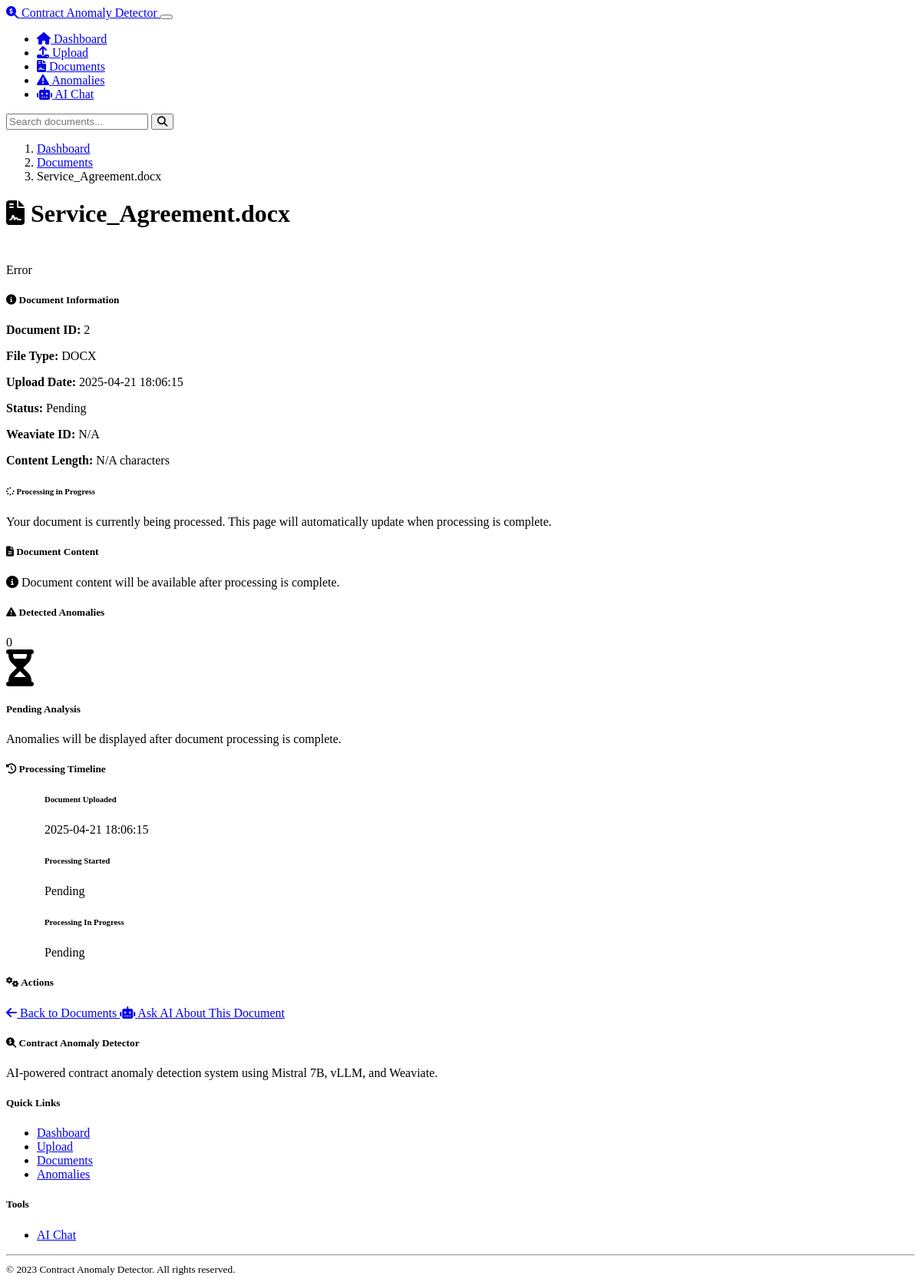
Screenshot of /document/2 with the database file from the repository.
### models.py (models this page shows, shortened)
class Document(db.Model):
    id = db.Column(db.Integer, primary_key=True)
    filename = db.Column(db.String(255), nullable=False)
    original_path = db.Column(db.String(1024), nullable=False)
    file_type = db.Column(db.String(50), nullable=False)
    upload_date = db.Column(db.DateTime, default=datetime.utcnow)
    processed = db.Column(db.Boolean, default=False)
    weaviate_id = db.Column(db.String(255), nullable=True)
    content_length = db.Column(db.Integer, nullable=True)
    anomalies = db.relationship('Anomaly', backref='document', lazy=True)

class ProcessingJob(db.Model):
    id = db.Column(db.Integer, primary_key=True)
    document_id = db.Column(db.Integer, db.ForeignKey('document.id'), nullable=False)
    status = db.Column(db.String(50), default='pending')  # pending, processing, completed, failed
    start_time = db.Column(db.DateTime, nullable=True)
    end_time = db.Column(db.DateTime, nullable=True)
    error_message = db.Column(db.Text, nullable=True)

### routes.py (the view)
@app.route('/document/<int:doc_id>')
def document_view(doc_id):
    document = Document.query.get_or_404(doc_id)
    anomalies = Anomaly.query.filter_by(document_id=doc_id).all()
    document_content = None
    if document.processed and document.weaviate_id:
        weaviate_doc = get_document_by_id(doc_id, app.config)
        if weaviate_doc:
            document_content = weaviate_doc.get('content', '')
    processing_job = ProcessingJob.query.filter_by(document_id=doc_id).order_by(ProcessingJob.id.desc()).first()
    return render_template('document_view.html',
                          document=document,
                          anomalies=anomalies,
                          document_content=document_content,
                          processing_job=processing_job)

### templates/document_view.html (shortened to what this page needs)
{% extends 'layout.html' %}
{% block content %}
<div class="row mb-4">
    <div class="col-12">
        <nav aria-label="breadcrumb">
            <ol class="breadcrumb">
                <li class="breadcrumb-item"><a href="{{ url_for('index') }}">Dashboard</a></li>
                <li class="breadcrumb-item"><a href="{{ url_for('documents') }}">Documents</a></li>
                <li class="breadcrumb-item active" aria-current="page">{{ document.filename }}</li>
            </ol>
        </nav>
        <div class="d-flex justify-content-between align-items-center">
            <h1 class="display-5 mb-0">
                <i class="fas fa-file-contract me-2"></i> {{ document.filename }}
            </h1>
            <div class="d-flex align-items-center">
                <div id="status-icon" class="status-icon {{ 'status-completed' if document.processed else ('status-processing' if processing_job and processing_job.status == 'processing' else 'status-pending') }}"></div>
                <div id="document-status">
                </div>
            </div>
        </div>
    </div>
</div>
<div class="row">
    <div class="col-md-8">
        <div class="card mb-4">
            <div class="card-header bg-primary bg-gradient text-white">
                <h5 class="card-title mb-0">
                    <i class="fas fa-info-circle me-2"></i> Document Information
                </h5>
            </div>
            <div class="card-body">
                <div class="row">
                    <div class="col-md-6">
                        <p><strong>Document ID:</strong> {{ document.id }}</p>
                        <p><strong>File Type:</strong> <span class="badge bg-secondary">{{ document.file_type.upper() }}</span></p>
                        <p><strong>Upload Date:</strong> {{ document.upload_date.strftime('%Y-%m-%d %H:%M:%S') }}</p>
                    </div>
                    <div class="col-md-6">
                        <p>
                            <strong>Status:</strong>
                            {% if document.processed %}
                                <span class="badge bg-success">Processed</span>
                            {% elif processing_job and processing_job.status == 'processing' %}
                                <span class="badge bg-warning">Processing</span>
                            {% elif processing_job and processing_job.status == 'failed' %}
                                <span class="badge bg-danger">Failed</span>
                            {% else %}
                                <span class="badge bg-secondary">Pending</span>
                            {% endif %}
                        </p>
                        <p><strong>Weaviate ID:</strong> {{ document.weaviate_id if document.weaviate_id else 'N/A' }}</p>
                        <p><strong>Content Length:</strong> {{ document.content_length if document.content_length else 'N/A' }} characters</p>
                    </div>
                </div>
                <div id="processing-info" class="alert alert-info {{ 'd-none' if document.processed or not processing_job or processing_job.status != 'processing' else '' }}">
                    <h6><i class="fas fa-spinner fa-spin me-2"></i> Processing in Progress</h6>
                    <p class="mb-0">Your document is currently being processed. This page will automatically update when processing is complete.</p>
                </div>
            </div>
        </div>
        <div class="card mb-4">
            <div class="card-header bg-secondary bg-gradient text-white">
                <h5 class="card-title mb-0">
                    <i class="fas fa-file-alt me-2"></i> Document Content
                </h5>
            </div>
            <div class="card-body p-0">
                {% if document_content %}
                    <div id="document-content" class="document-content">{{ document_content }}</div>
                {% elif document.processed %}
                    <div class="alert alert-warning m-3">
                        <i class="fas fa-exclamation-circle me-2"></i> Document content could not be retrieved from the vector database.
                    </div>
                {% else %}
                    <div class="alert alert-info m-3">
                        <i class="fas fa-info-circle me-2"></i> Document content will be available after processing is complete.
                    </div>
                {% endif %}
            </div>
        </div>
    </div>
    <div class="col-md-4">
        <div class="card mb-4">
            <div class="card-header bg-danger bg-gradient text-white d-flex justify-content-between align-items-center">
                <h5 class="card-title mb-0">
                    <i class="fas fa-exclamation-triangle me-2"></i> Detected Anomalies
                </h5>
                <span class="badge bg-light text-dark">{{ anomalies|length }}</span>
            </div>
            <div class="card-body p-0">
                <div class="list-group list-group-flush">
                    {% if anomalies %}
                        {% for anomaly in anomalies %}
                            <div class="list-group-item">
                                <div class="d-flex justify-content-between align-items-start">
                                    <h6 class="mb-1">
                                        <span class="badge bg-{{ 'danger' if anomaly.severity == 'high' else ('warning' if anomaly.severity == 'medium' else 'info') }}">
                                            {{ anomaly.severity.upper() }}
                                        </span>
                                        <span class="ms-2">{{ anomaly.anomaly_type.capitalize() }} Anomaly</span>
                                    </h6>
                                    <small class="text-muted">ID: {{ anomaly.id }}</small>
                                </div>
                                <p class="mb-1">{{ anomaly.description }}</p>
                                {% if anomaly.context %}
                                <div class="context-box mt-2 mb-2">{{ anomaly.context }}</div>
                                {% endif %}
                                <div class="d-flex justify-content-between align-items-center mt-2">
                                    <small class="text-muted">Detected: {{ anomaly.detected_at.strftime('%Y-%m-%d %H:%M') }}</small>
                                    {% if anomaly.start_position is not none and anomaly.end_position is not none %}
                                    <button class="btn btn-sm btn-outline-secondary" onclick="scrollToAnomaly({{ anomaly.id }})">
                                        <i class="fas fa-search me-1"></i> Locate
                                    </button>
                                    {% endif %}
                                </div>
                            </div>
                        {% endfor %}
                    {% elif document.processed %}
                        <div class="list-group-item text-center py-4">
                            <i class="fas fa-check-circle fa-3x text-success mb-3"></i>
                            <h5>No Anomalies Detected</h5>
                            <p class="text-muted">This document appears to be free of anomalies.</p>
                        </div>
                    {% else %}
                        <div class="list-group-item text-center py-4">
                            <i class="fas fa-hourglass-half fa-3x text-muted mb-3"></i>
                            <h5>Pending Analysis</h5>
                            <p class="text-muted">Anomalies will be displayed after document processing is complete.</p>
                        </div>
                    {% endif %}
                </div>
            </div>
        </div>
        {% if processing_job %}
        <div class="card mb-4">
            <div class="card-header bg-secondary bg-gradient text-white">
                <h5 class="card-title mb-0">
                    <i class="fas fa-history me-2"></i> Processing Timeline
                </h5>
            </div>
            <div class="card-body">
                <ul class="timeline">
                    <li class="timeline-item complete">
                        <div class="timeline-item-content">
                            <h6>Document Uploaded</h6>
                            <p class="small text-muted mb-0">{{ document.upload_date.strftime('%Y-%m-%d %H:%M:%S') }}</p>
                        </div>
                    </li>
                    <li class="timeline-item {{ 'complete' if processing_job.status != 'pending' else 'pending' }}">
                        <div class="timeline-item-content">
                            <h6>Processing Started</h6>
                            <p class="small text-muted mb-0">
                                {% if processing_job.start_time %}
                                    {{ processing_job.start_time.strftime('%Y-%m-%d %H:%M:%S') }}
                                {% else %}
                                    Pending
                                {% endif %}
                            </p>
                        </div>
                    </li>
                    <li class="timeline-item {{ 'complete' if processing_job.status == 'completed' else ('failed' if processing_job.status == 'failed' else 'pending') }}">
                        <div class="timeline-item-content">
                            <h6>Processing {{ 'Completed' if processing_job.status == 'completed' else ('Failed' if processing_job.status == 'failed' else 'In Progress') }}</h6>
                            <p class="small text-muted mb-0">
                                {% if processing_job.end_time %}
                                    {{ processing_job.end_time.strftime('%Y-%m-%d %H:%M:%S') }}
                                {% else %}
                                    Pending
                                {% endif %}
                            </p>
                        </div>
                    </li>
                </ul>
            </div>
        </div>
        {% endif %}
        <div class="card">
            <div class="card-header bg-secondary bg-gradient text-white">
                <h5 class="card-title mb-0">
                    <i class="fas fa-cogs me-2"></i> Actions
                </h5>
            </div>
            <div class="card-body">
                <div class="d-grid gap-2">
                    <a href="{{ url_for('documents') }}" class="btn btn-outline-secondary">
                        <i class="fas fa-arrow-left me-2"></i> Back to Documents
                    </a>
                    <a href="{{ url_for('chainlit_redirect') }}" class="btn btn-outline-primary">
                        <i class="fas fa-robot me-2"></i> Ask AI About This Document
                    </a>
                </div>
            </div>
        </div>
    </div>
</div>
{% endblock %}

### static/css/custom.css (style rules this page uses)
.status-icon { width: 20px; height: 20px; display: inline-block; border-radius: 50%; margin-right: 5px; }
.status-pending { background-color: var(--bs-secondary); }
.timeline { position: relative; padding: 0; margin: 0; list-style: none; }
.timeline:before { content: ''; position: absolute; top: 0; bottom: 0; left: 20px; width: 2px; background-color: var(--bs-gray-600); }
.timeline-item { position: relative; padding-left: 50px; margin-bottom: 1.5rem; }
.timeline-item:last-child { margin-bottom: 0; }
.timeline-item:before { content: ''; position: absolute; left: 14px; top: 0; width: 14px; height: 14px; border-radius: 50%; background-color: var(--bs-primary); border: 2px solid var(--bs-dark); }
.timeline-item.complete:before { background-color: var(--bs-success); }
.timeline-item.pending:before { background-color: var(--bs-secondary); }

### rows the page displays
Document: filename "Service_Agreement.docx", id "2", file_type "DOCX", upload_date "2025-04-21 18:06:15", content_length "N/A"
ProcessingJob: status "In Progress"

### other values shown
{{ document.weaviate_id if document.weaviate_id else 'N/A' }} "N/A"
{{ anomalies|length }} "0"
